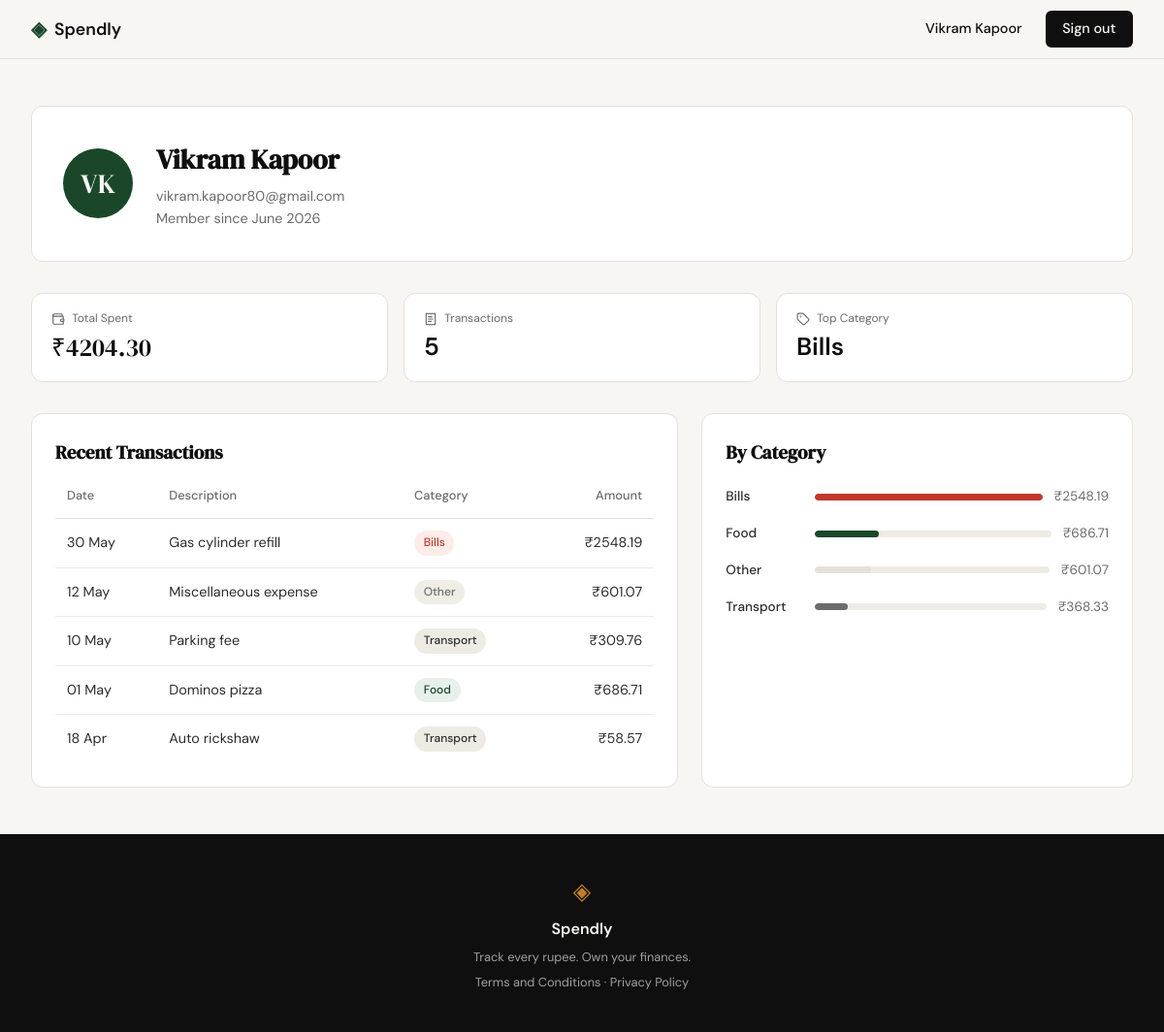
Screenshot of /profile (signed in) with the database file from the repository.
### tables this page shows
CREATE TABLE users (
            id            INTEGER PRIMARY KEY AUTOINCREMENT,
            name          TEXT    NOT NULL,
            email         TEXT    UNIQUE NOT NULL,
            password_hash TEXT    NOT NULL,
            created_at    TEXT    DEFAULT (datetime('now'))
        );

CREATE TABLE expenses (
            id          INTEGER PRIMARY KEY AUTOINCREMENT,
            user_id     INTEGER NOT NULL REFERENCES users(id),
            amount      REAL    NOT NULL,
            category    TEXT    NOT NULL,
            date        TEXT    NOT NULL,
            description TEXT,
            created_at  TEXT    DEFAULT (datetime('now'))
        );

### app.py (the view)
@app.route("/profile")
def profile():
    if not session.get("user_id"):
        return redirect(url_for("login"))
    user = get_user_by_id(session["user_id"])
    if user is None:
        session.clear()
        return redirect(url_for("login"))
    stats        = get_summary_stats(session["user_id"])
    transactions = get_recent_transactions(session["user_id"])
    categories   = get_category_breakdown(session["user_id"])
    return render_template(
        "profile.html",
        user=user,
        stats=stats,
        transactions=transactions,
        categories=categories,
    )

### database/db.py (called while the page is built)
def get_db():
    conn = sqlite3.connect(DB_PATH)
    conn.row_factory = sqlite3.Row
    conn.execute("PRAGMA foreign_keys = ON")
    return conn

### database/queries.py (called while the page is built)
def get_user_by_id(user_id):
    conn = get_db()
    row = conn.execute(
        "SELECT name, email, created_at FROM users WHERE id = ?", (user_id,)
    ).fetchone()
    conn.close()
    if row is None:
        return None
    dt = datetime.strptime(row["created_at"][:10], "%Y-%m-%d")
    return {
        "name": row["name"],
        "email": row["email"],
        "member_since": dt.strftime("%B %Y"),
    }

def get_summary_stats(user_id):
    conn = get_db()
    row = conn.execute(
        "SELECT COALESCE(SUM(amount), 0) AS total, COUNT(*) AS cnt FROM expenses WHERE user_id = ?",
        (user_id,),
    ).fetchone()
    top = conn.execute(
        "SELECT category FROM expenses WHERE user_id = ? GROUP BY category ORDER BY SUM(amount) DESC LIMIT 1",
        (user_id,),
    ).fetchone()
    conn.close()
    return {
        "total_spent": f"₹{row['total']:.2f}",
        "transaction_count": row["cnt"],
        "top_category": top["category"] if top else "—",
    }

def get_recent_transactions(user_id, limit=10):
    conn = get_db()
    rows = conn.execute(
        "SELECT date, description, category, amount FROM expenses WHERE user_id = ? ORDER BY date DESC LIMIT ?",
        (user_id, limit),
    ).fetchall()
    conn.close()
    result = []
    for r in rows:
        dt = datetime.strptime(r["date"], "%Y-%m-%d")
        result.append({
            "date": dt.strftime("%d %b"),
            "description": r["description"],
            "category": r["category"],
            "amount": f"₹{r['amount']:.2f}",
        })
    return result

def get_category_breakdown(user_id):
    conn = get_db()
    rows = conn.execute(
        "SELECT category AS name, SUM(amount) AS total FROM expenses WHERE user_id = ? GROUP BY category ORDER BY total DESC",
        (user_id,),
    ).fetchall()
    conn.close()
    if not rows:
        return []
    max_total = rows[0]["total"]
    return [
        {
            "name": r["name"],
            "amount": f"₹{r['total']:.2f}",
            "pct": round(r["total"] / max_total * 100),
        }
        for r in rows
    ]

### templates/profile.html (shortened to what this page needs)
{% extends "base.html" %}
{% block content %}
<div class="profile-page">
    <div class="profile-header-card">
        <div class="profile-avatar">
            {{ user.name.split()[0][0] | upper }}{{ user.name.split()[-1][0] | upper }}
        </div>
        <div class="profile-user-meta">
            <h1>{{ user.name }}</h1>
            <p>{{ user.email }}</p>
            <p>Member since {{ user.member_since }}</p>
        </div>
    </div>
    <div class="profile-stats">
        <div class="mock-stat-card">
            <div class="mock-stat-label">
                <i data-lucide="wallet" class="stat-icon"></i> Total Spent
            </div>
            <div class="mock-stat-value">{{ stats.total_spent }}</div>
        </div>
        <div class="mock-stat-card">
            <div class="mock-stat-label">
                <i data-lucide="receipt-text" class="stat-icon"></i> Transactions
            </div>
            <div class="mock-stat-value mock-stat-value-plain">{{ stats.transaction_count }}</div>
        </div>
        <div class="mock-stat-card">
            <div class="mock-stat-label">
                <i data-lucide="tag" class="stat-icon"></i> Top Category
            </div>
            <div class="mock-stat-value mock-stat-value-plain">{{ stats.top_category }}</div>
        </div>
    </div>
    <div class="profile-body">
        <div class="profile-table">
            <h2>Recent Transactions</h2>
            <table>
                <thead>
                    <tr>
                        <th>Date</th>
                        <th>Description</th>
                        <th>Category</th>
                        <th>Amount</th>
                    </tr>
                </thead>
                <tbody>
                    {% for t in transactions %}
                    <tr>
                        <td>{{ t.date }}</td>
                        <td>{{ t.description }}</td>
                        <td>
                            <span class="cat-badge cat-{{ t.category | lower }}">{{ t.category }}</span>
                        </td>
                        <td>{{ t.amount }}</td>
                    </tr>
                    {% endfor %}
                </tbody>
            </table>
        </div>
        <div class="profile-categories">
            <h2>By Category</h2>
            {% for c in categories %}
            <div class="profile-cat-row">
                <span class="profile-cat-name">{{ c.name }}</span>
                <div class="mock-bar-track">
                    <div class="mock-bar-fill cat-fill-{{ c.name | lower }}" style="width: {{ c.pct }}%"></div>
                </div>
                <span class="profile-cat-amount">{{ c.amount }}</span>
            </div>
            {% endfor %}
        </div>
    </div>
</div>
{% endblock %}

### templates/base.html (shortened to what this page needs)
<!DOCTYPE html>
<html lang="en">
<head>
    <link rel="stylesheet" href="{{ url_for('static', filename='css/style.css') }}">
</head>
<body>
    <nav class="navbar">
        <div class="nav-inner">
            <a href="{{ url_for('landing') }}" class="nav-brand">
                <span class="brand-icon">◈</span>
                <span class="brand-name">Spendly</span>
            </a>
            <div class="nav-links">
                {% if session.get("user_id") %}
                    <span class="nav-user">{{ session.get("user_name") }}</span>
                    <a href="{{ url_for('logout') }}" class="nav-cta">Sign out</a>
                {% else %}
                    <a href="{{ url_for('login') }}">Sign in</a>
                    <a href="{{ url_for('register') }}" class="nav-cta">Get started</a>
                {% endif %}
            </div>
        </div>
    </nav>
    <main class="main-content">
        {% block content %}{% endblock %}
    </main>
    <footer class="footer">
        <div class="footer-inner">
            <span class="brand-icon">◈</span>
            <span class="footer-name">Spendly</span>
            <p class="footer-copy">Track every rupee. Own your finances.</p>
            <p class="footer-links"><a href="{{ url_for('terms') }}">Terms and Conditions</a> · <a href="{{ url_for('privacy') }}">Privacy Policy</a></p>
        </div>
    </footer>
</body>
</html>

### rows the page displays
users: get "Vikram Kapoor", name "V", name "K", name "Vikram Kapoor", email "vikram.kapoor80@gmail.com"
expenses: top_category "Bills", date "30 May", description "Gas cylinder refill", category "Bills", amount "₹2548.19"
expenses: date "12 May", description "Miscellaneous expense", category "Other", amount "₹601.07"
expenses: date "10 May", description "Parking fee", category "Transport", amount "₹309.76"
expenses: date "01 May", description "Dominos pizza", category "Food", amount "₹686.71"
expenses: date "18 Apr", description "Auto rickshaw", category "Transport", amount "₹58.57"

### other values shown
{{ user.member_since }} "June 2026"
{{ stats.total_spent }} "₹4204.30"
{{ stats.transaction_count }} "5"
{{ c.name }} "Bills" "Food" "Other" "Transport"
{{ c.amount }} "₹2548.19" "₹686.71" "₹601.07" "₹368.33"
